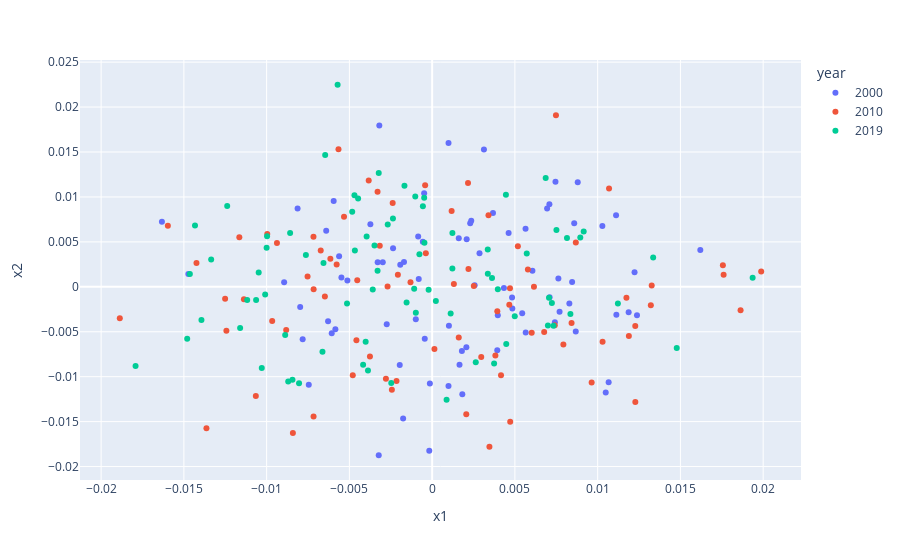

Notebook code for this chart:
### Code cell
import plotly.express as px

pcx_2000_2010_2019["year"] = pcx_2000_2010_2019["year"].astype(str) # change a legend color to Discrete form Continuous Color
fig = px.scatter(pcx_2000_2010_2019, x="x1", y="x2", color="year", hover_data=[pcx_2000_2010_2019['title'].values])
fig.show()
fig.update_layout(title=f"Comparison of 2000, 2015 and 2019 ACL papers(Dov2vec)")
fig.write_html(f"Comparison_2000_2010_2015_2000(Doc2vec).html")
